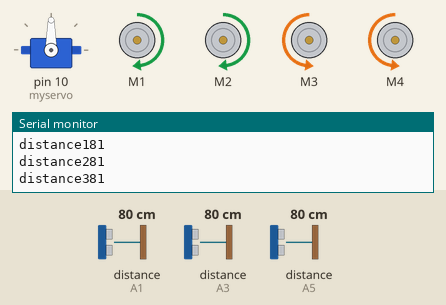
Simulated run of this sketch. Board: Arduino Uno, built with avr-gcc and run on an emulated ATmega328P. Parts: servo, 4 × DC motor (green arrow = forward, orange = backward, longer = faster), the last lines printed to the serial monitor. The inputs (shaded band) are chosen by the test bench; at power-on: distance to the obstacle (sensors on A3, A1, A5) 80 cm. The echo pulse lasts 58.3 µs per cm.

Above: at 6.6 s.
6.7 s: distance to the obstacle (sensor on A3) set to 28 cm
8.2 s: distance to the obstacle (sensor on A3) set to 23 cm
At 8.9 s:
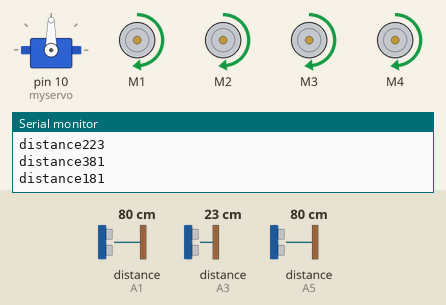
9.8 s: distance to the obstacle (sensor on A1) set to 44 cm
12.8 s: distance to the obstacle (sensor on A1) set to 38 cm
At 13.4 s:
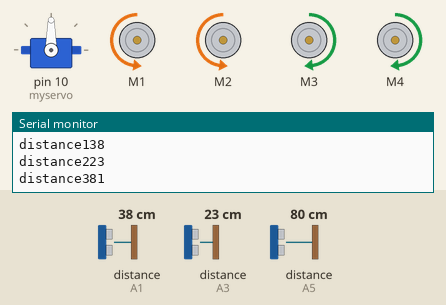
14.3 s: distance to the obstacle (sensor on A5) set to 27 cm
15.8 s: distance to the obstacle (sensor on A5) set to 22 cm
At 17.1 s:
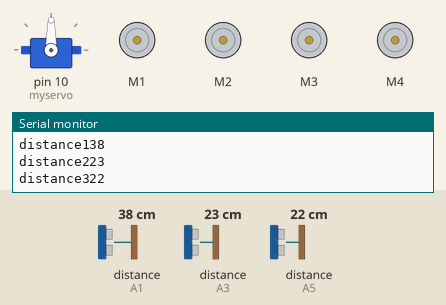
Timing chart, 0 to 18.5 s (numbered marks = the images above; inputs shaded):
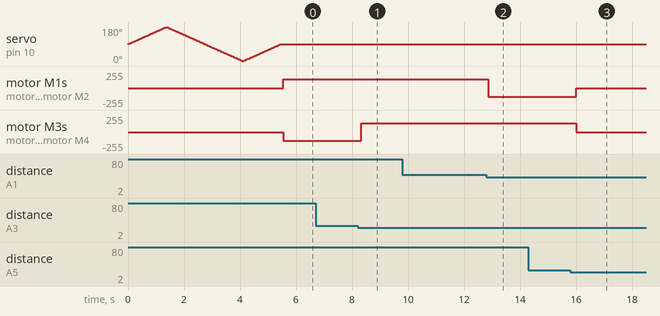

The sketch:

humen_following_robot_3_sensor.ino
```cpp
//Arduino Human Following Robot
//include the library code:
#include<NewPing.h>
#include<Servo.h>
#include<AFMotor.h>

#define TRIGGER_PIN1 A0        // Trigger pin connected to analog pin A1 of Arduino Uno:
#define ECHO_PIN1 A1           // Echo pin connected to analog pin A0 of Arduino Uno:
#define TRIGGER_PIN2 A2        // Trigger pin connected to analog pin A1 of Arduino Uno:
#define ECHO_PIN2 A3           // Echo pin connected to analog pin A0 of Arduino Uno:
#define TRIGGER_PIN3 A4        // Trigger pin connected to analog pin A1 of Arduino Uno:
#define ECHO_PIN3 A5           // Echo pin connected to analog pin A0 of Arduino Uno:
#define MAX_DISTANCE 200      // Maximum ping distance:

unsigned int distance1 = 0;    //Variable to store ultrasonic sensor distance:
unsigned int distance2 = 0; //Variable to store Right IR sensor value:
unsigned int distance3 = 0;  //Variable to store Left IR sensor value:
unsigned int motorspeed = 130; //Variable to store motor speed value:

NewPing sonar1(TRIGGER_PIN1, ECHO_PIN1, MAX_DISTANCE);  //NewPing setup of pins and maximum distance:
NewPing sonar2(TRIGGER_PIN2, ECHO_PIN2, MAX_DISTANCE);  //NewPing setup of pins and maximum distance:
NewPing sonar3(TRIGGER_PIN3, ECHO_PIN3, MAX_DISTANCE);  //NewPing setup of pins and maximum distance:

//create motor objects
AF_DCMotor Motor1(1,MOTOR12_1KHZ);
AF_DCMotor Motor2(2,MOTOR12_1KHZ);
AF_DCMotor Motor3(3,MOTOR34_1KHZ);
AF_DCMotor Motor4(4,MOTOR34_1KHZ);

 Servo myservo; //create servo object to control the servo:
 int pos=0;     //variable to store the servo position:

void setup() { // the setup function runs only once when power on the board or reset the board:

   Serial.begin(9600); //initailize serial communication at 9600 bits per second:
   myservo.attach(10); // servo attached to pin 10 of Arduino UNO
{
for(pos = 90; pos <= 180; pos += 1){    // goes from 90 degrees to 180 degrees:
  myservo.write(pos);                   //tell servo to move according to the value of 'pos' variable:
  delay(15);                            //wait 15ms for the servo to reach the position:
  }
for(pos = 180; pos >= 0; pos-= 1) {     // goes from 180 degrees to 0 degrees:
  myservo.write(pos);                   //tell servo to move according to the value of 'pos' variable:
  delay(15);                            //wait 15ms for the servo to reach the position:
  }
for(pos = 0; pos<=90; pos += 1) {       //goes from 180 degrees to 0 degrees:
  myservo.write(pos);                   //tell servo to move according to the value of 'pos' variable:
  delay(15);                            //wait 15ms for the servo to reach the position:
  }
}
}

// the lope function runs forever
void loop() {
delay(50);                                        //wait 50ms between pings:
distance1 = sonar1.ping_cm();                       //send ping, get distance in cm and store it in 'distance' variable:
Serial.print("distance1");
Serial.println(distance1);                         // print the distance in serial monitor:
distance2 = sonar2.ping_cm();                       //send ping, get distance in cm and store it in 'distance' variable:
Serial.print("distance2");
Serial.println(distance2);                         // print the distance in serial monitor:
distance3 = sonar3.ping_cm();                       //send ping, get distance in cm and store it in 'distance' variable:
Serial.print("distance3");
Serial.println(distance3);                         // print the distance in serial monitor:
if(distance2<100 & distance2>25)
{
  TLeft();
}
else if(distance1<35 & distance1>20)
{
  MBack();
}
else if(distance1<100 & distance1>40)
{
  MForward();
}
else if(distance3<100 & distance3>25)
{
  TRight();
}
else
{
  Stop();
}
}
  void MForward(){
  Motor1.setSpeed(motorspeed);  //define motor1 speed:
  Motor1.run(FORWARD);          //rotate motor1 clockwise:
  Motor2.setSpeed(motorspeed);  //define motor2 speed:
  Motor2.run(FORWARD);          //rotate motor2 clockwise:
  Motor3.setSpeed(motorspeed);  //define motor3 speed:
  Motor3.run(FORWARD);          //rotate motor3 clockwise:
  Motor4.setSpeed(motorspeed);  //define motor4 speed:
  Motor4.run(FORWARD);          //rotate motor4 clockwise:
  }
  void MBack(){
  Motor1.setSpeed(motorspeed);   //define motor1 speed:
  Motor1.run(BACKWARD);          //rotate motor1 clockwise:
  Motor2.setSpeed(motorspeed);   //define motor2 speed:
  Motor2.run(BACKWARD);          //rotate motor2 clockwise:
  Motor3.setSpeed(motorspeed);   //define motor3 speed:
  Motor3.run(BACKWARD);          //rotate motor3 clockwise:
  Motor4.setSpeed(motorspeed);   //define motor4 speed:
  Motor4.run(BACKWARD);          //rotate motor4 clockwise:
  }
  void TLeft(){
  Motor1.setSpeed(motorspeed);  //define motor1 speed:
  Motor1.run(FORWARD);          //rotate motor1 cloclwise:
  Motor2.setSpeed(motorspeed);  //define motor2 speed:
  Motor2.run(FORWARD);          //rotate motor2 clockwise:
  Motor3.setSpeed(motorspeed);  //define motor3 speed:
  Motor3.run(BACKWARD);         //rotate motor3 anticlockwise:
  Motor4.setSpeed(motorspeed);  //define motor4 speed:
  Motor4.run(BACKWARD);         //rotate motor4 anticlockwise:
  delay(150);
  }
  void TRight(){
  Motor1.setSpeed(motorspeed);  //define motor1 speed:
  Motor1.run(BACKWARD);         //rotate motor1 anticlockwise:
  Motor2.setSpeed(motorspeed);  //define motor2 speed:
  Motor2.run(BACKWARD);         //rotate motor2 anticlockwise:
  Motor3.setSpeed(motorspeed);  //define motor3 speed:
  Motor3.run(FORWARD);          //rotate motor3 clockwise:
  Motor4.setSpeed(motorspeed);  //define motor4 speed:
  Motor4.run(FORWARD);          //rotate motor4 clockwise:
  delay(150);
  }
  void Stop(){
  Motor1.setSpeed(0);    //define motor1 speed:
  Motor1.run(RELEASE);   //stop motor1:
  Motor2.setSpeed(0);    //define motor2 speed:
  Motor2.run(RELEASE);   //stop motor2:
  Motor3.setSpeed(0);    //define motor3 speed:
  Motor3.run(RELEASE);   //stop motor3:
  Motor4.setSpeed(0);    //define motor4 speed:
  Motor4.run(RELEASE);   //stop motor4:
  delay(150);
  }
```

Measured:
- the behaviour switches between 26 and 25 cm on distance to the obstacle (sensor on A3) (found by bisection; images 0 and 1)
- the behaviour switches between 41 and 40 cm on distance to the obstacle (sensor on A1) (found by bisection; images 1 and 2)
- the behaviour switches between 26 and 25 cm on distance to the obstacle (sensor on A5) (found by bisection; images 2 and 3)
- after the input at 8.2 s, motor M3, motor M4: backward 130/255 → forward 130/255 after 0.13 s
- after the input at 12.8 s, motor M1, motor M2: forward 130/255 → backward 130/255 after 0.06 s
- after the input at 15.8 s, motor M1, motor M2: backward 130/255 → stopped after 0.20 s; motor M3, motor M4: forward 130/255 → stopped after 0.20 s
